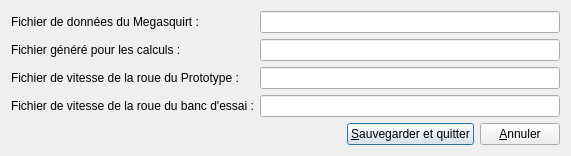
<?xml version="1.0" encoding="UTF-8"?>
<ui version="4.0">
 <class>MSFileParameterDialog</class>
 <widget class="QDialog" name="MSFileParameterDialog">
  <property name="geometry">
   <rect>
    <x>0</x>
    <y>0</y>
    <width>571</width>
    <height>156</height>
   </rect>
  </property>
  <property name="windowTitle">
   <string>Paramétrage du nom des fichiers Megasquirt</string>
  </property>
  <layout class="QVBoxLayout" name="verticalLayout">
   <item>
    <layout class="QFormLayout" name="formLayout">
     <property name="fieldGrowthPolicy">
      <enum>QFormLayout::AllNonFixedFieldsGrow</enum>
     </property>
     <item row="0" column="0">
      <widget class="QLabel" name="megasquirtDatLabel">
       <property name="text">
        <string>Fichier de données du Megasquirt :</string>
       </property>
      </widget>
     </item>
     <item row="0" column="1">
      <widget class="QLineEdit" name="megasquirtDatLineEdit"/>
     </item>
     <item row="2" column="0">
      <widget class="QLabel" name="protoWheelLabel">
       <property name="text">
        <string>Fichier de vitesse de la roue du Prototype : </string>
       </property>
      </widget>
     </item>
     <item row="2" column="1">
      <widget class="QLineEdit" name="protoWheelLineEdit"/>
     </item>
     <item row="3" column="0">
      <widget class="QLabel" name="inertieLabel">
       <property name="text">
        <string>Fichier de vitesse de la roue du banc d'essai :</string>
       </property>
      </widget>
     </item>
     <item row="3" column="1">
      <widget class="QLineEdit" name="inertieLineEdit"/>
     </item>
     <item row="1" column="0">
      <widget class="QLabel" name="megasquirtCSVLabel">
       <property name="text">
        <string>Fichier généré pour les calculs :</string>
       </property>
      </widget>
     </item>
     <item row="1" column="1">
      <widget class="QLineEdit" name="megasquirtCSVLineEdit"/>
     </item>
    </layout>
   </item>
   <item>
    <layout class="QHBoxLayout" name="horizontalLayout">
     <item>
      <spacer name="horizontalSpacer">
       <property name="orientation">
        <enum>Qt::Horizontal</enum>
       </property>
       <property name="sizeHint" stdset="0">
        <size>
         <width>40</width>
         <height>20</height>
        </size>
       </property>
      </spacer>
     </item>
     <item>
      <widget class="QPushButton" name="pushButton">
       <property name="text">
        <string>&amp;Sauvegarder et quitter</string>
       </property>
       <property name="icon">
        <iconset resource="../Resources.qrc">
         <normaloff>:/Icons/Resources/Icons/checkmark.png</normaloff>:/Icons/Resources/Icons/checkmark.png</iconset>
       </property>
       <property name="shortcut">
        <string>Ctrl+S</string>
       </property>
      </widget>
     </item>
     <item>
      <widget class="QPushButton" name="pushButton_2">
       <property name="text">
        <string>&amp;Annuler</string>
       </property>
       <property name="icon">
        <iconset resource="../Resources.qrc">
         <normaloff>:/Icons/Resources/Icons/redClose.png</normaloff>:/Icons/Resources/Icons/redClose.png</iconset>
       </property>
       <property name="shortcut">
        <string>Ctrl+Q</string>
       </property>
      </widget>
     </item>
    </layout>
   </item>
  </layout>
 </widget>
 <tabstops>
  <tabstop>megasquirtDatLineEdit</tabstop>
  <tabstop>megasquirtCSVLineEdit</tabstop>
  <tabstop>protoWheelLineEdit</tabstop>
  <tabstop>inertieLineEdit</tabstop>
  <tabstop>pushButton</tabstop>
  <tabstop>pushButton_2</tabstop>
 </tabstops>
 <resources>
  <include location="../Resources.qrc"/>
 </resources>
 <connections>
  <connection>
   <sender>pushButton_2</sender>
   <signal>clicked()</signal>
   <receiver>MSFileParameterDialog</receiver>
   <slot>reject()</slot>
   <hints>
    <hint type="sourcelabel">
     <x>517</x>
     <y>134</y>
    </hint>
    <hint type="destinationlabel">
     <x>133</x>
     <y>124</y>
    </hint>
   </hints>
  </connection>
 </connections>
</ui>
